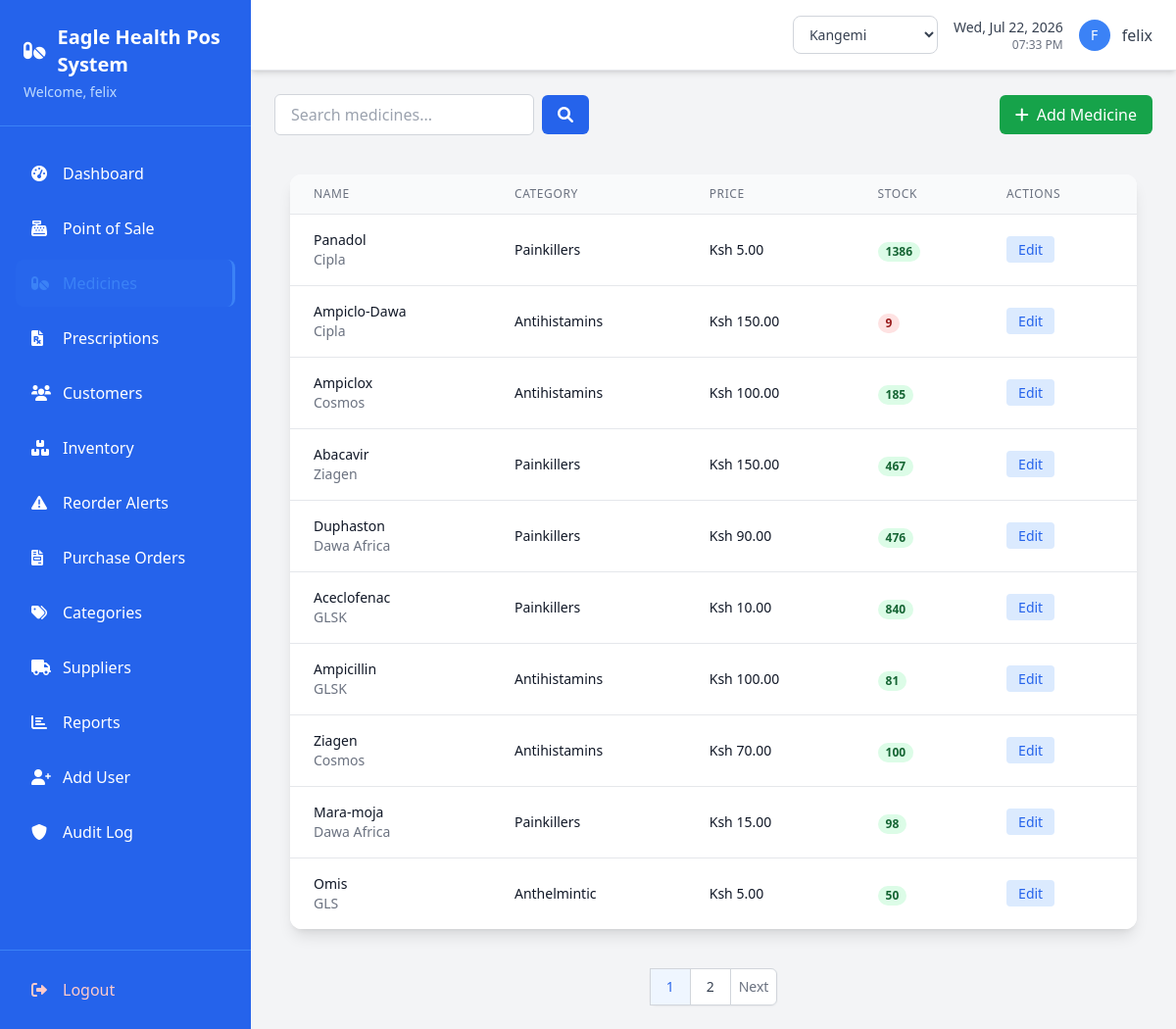
Screenshot of /medicines/ (signed in) with the database file from the repository.
### pos/models.py (models this page shows, shortened)
class Medicine(models.Model):
    name = models.CharField(max_length=100)
    category = models.ForeignKey(Category, on_delete=models.CASCADE)
    price = models.DecimalField(max_digits=10, decimal_places=2, validators=[MinValueValidator(Decimal('0.01'))])
    description = models.TextField(blank=True)
    manufacturer = models.CharField(max_length=100, blank=True)
    generic_name = models.CharField(max_length=150, blank=True, help_text="Clinical/active-ingredient name.")
    is_controlled_substance = models.BooleanField(default=False)
    barcode = models.CharField(max_length=50, blank=True, unique=True, null=True, help_text="Scannable SKU/barcode identifier.")
    is_active = models.BooleanField(default=True)
    created_at = models.DateTimeField(auto_now_add=True)
    updated_at = models.DateTimeField(auto_now=True)
    @property
    def total_quantity(self):
        return sum(inv.quantity for inv in self.inventory_set.all())

class Category(models.Model):
    name = models.CharField(max_length=50)
    description = models.TextField(blank=True)
    is_active = models.BooleanField(default=True)
    created_at = models.DateTimeField(auto_now_add=True)
    updated_at = models.DateTimeField(auto_now=True)
    class Meta:
        verbose_name_plural = "Categories"

class Inventory(models.Model):
    branch = models.ForeignKey(Branch, on_delete=models.PROTECT, related_name='inventory_items', null=True, blank=True)
    medicine = models.ForeignKey(Medicine, on_delete=models.CASCADE)
    quantity = models.IntegerField(validators=[MinValueValidator(0)])
    reorder_level = models.PositiveIntegerField(default=10, help_text="Triggers low-stock alert when quantity falls at or below this.")
    expiry_date = models.DateField()
    batch_number = models.CharField(max_length=50, blank=True)
    cost_price = models.DecimalField(max_digits=10, decimal_places=2, validators=[MinValueValidator(Decimal('0.01'))])
    created_at = models.DateTimeField(auto_now_add=True)
    updated_at = models.DateTimeField(auto_now=True)
    class Meta:
        verbose_name_plural = "Inventories"

### pos/views.py (the view)
# urls.py: path('medicines/', views.medicine_list, name='medicine_list'),
@login_required
def medicine_list(request):
    search_query = request.GET.get('search', '')
    medicines = Medicine.objects.filter(is_active=True)
    if search_query:
        medicines = medicines.filter(
            Q(name__icontains=search_query) |
            Q(category__name__icontains=search_query)
        )
    paginator = Paginator(medicines, 10)
    page = request.GET.get('page')
    medicines = paginator.get_page(page)
    return render(request, 'pos/medicine_list.html', {
        'medicines': medicines,
        'search_query': search_query
    })

### pos/context_processors.py (called while the page is built)
def branch_context(request):
    if not request.user.is_authenticated:
        return {}
    return {
        'branches': Branch.objects.filter(is_active=True) if getattr(request, 'is_branch_admin', False) else [],
        'active_branch': Branch.objects.filter(id=request.active_branch_id).first() if getattr(request, 'active_branch_id', None) else None,
    }

### pos/models.py (called while the page is built)
    def get_accessible_branches(self):
        if self.role == 'admin':
            return Branch.objects.filter(is_active=True)
        return Branch.objects.filter(id=self.branch_id, is_active=True) if self.branch_id else Branch.objects.none()

### templates/pos/medicine_list.html (shortened to what this page needs)
{% extends 'base.html' %}
{% block content %}
<div class="flex justify-between items-center mb-6">
    <div class="flex items-center space-x-4">
        <form method="get" class="flex items-center space-x-2">
            <input type="text" name="search" value="{{ search_query }}"
                   placeholder="Search medicines..."
                   class="px-4 py-2 border border-gray-300 rounded-md focus:outline-none focus:ring-2 focus:ring-blue-500">
            <button type="submit" class="bg-blue-600 text-white px-4 py-2 rounded-md hover:bg-blue-700">
                <i class="fas fa-search"></i>
            </button>
        </form>
    </div>
    <a href="{% url 'medicine_add' %}"
       class="bg-green-600 text-white px-4 py-2 rounded-md hover:bg-green-700 flex items-center">
        <i class="fas fa-plus mr-2"></i>
        Add Medicine
    </a>
</div>
<div class="max-w-5xl mx-auto p-4">
    <div class="bg-white rounded-xl shadow-lg overflow-hidden">
        <table class="min-w-full divide-y divide-gray-200">
            <thead class="bg-gray-50">
                <tr>
                    <th class="px-6 py-3 text-left text-xs font-medium text-gray-500 uppercase tracking-wider">Name</th>
                    <th class="px-6 py-3 text-left text-xs font-medium text-gray-500 uppercase tracking-wider">Category</th>
                    <th class="px-6 py-3 text-left text-xs font-medium text-gray-500 uppercase tracking-wider">Price</th>
                    <th class="px-6 py-3 text-left text-xs font-medium text-gray-500 uppercase tracking-wider">Stock</th>
                    <th class="px-6 py-3 text-left text-xs font-medium text-gray-500 uppercase tracking-wider">Actions</th>
                </tr>
            </thead>
            <tbody class="bg-white divide-y divide-gray-200">
                {% for medicine in medicines %}
                <tr>
                    <td class="px-6 py-4 whitespace-nowrap">
                        <div class="text-sm font-medium text-gray-900">{{ medicine.name }}</div>
                        <div class="text-sm text-gray-500">{{ medicine.manufacturer }}</div>
                    </td>
                    <td class="px-6 py-4 whitespace-nowrap text-sm text-gray-900">{{ medicine.category.name }}</td>
                    <td class="px-6 py-4 whitespace-nowrap text-sm text-gray-900">Ksh {{ medicine.price|floatformat:2 }}</td>
                    <td class="px-6 py-4 whitespace-nowrap">
                        <span class="px-2 inline-flex text-xs leading-5 font-semibold rounded-full
                               {% if medicine.total_quantity < 10 %}bg-red-100 text-red-800{% else %}bg-green-100 text-green-800{% endif %}">
                            {{ medicine.total_quantity }}
                        </span>
                    </td>
                    <td class="px-6 py-4 whitespace-nowrap text-sm font-medium">
                        <a href="{% url 'medicine_edit' medicine.pk %}"
                           class="text-blue-600 hover:text-blue-900 mr-3 bg-blue-100 px-3 py-1 rounded transition-colors">Edit</a>
                    </td>
                </tr>
                {% empty %}
                <tr>
                    <td colspan="5" class="px-6 py-4 text-center text-gray-500">No medicines found.</td>
                </tr>
                {% endfor %}
            </tbody>
        </table>
    </div>
</div>
{% if medicines.has_other_pages %}
<div class="flex justify-center mt-6">
    <nav class="relative z-0 inline-flex rounded-md shadow-sm -space-x-px">
        {% for num in medicines.paginator.page_range %}
        {% if medicines.number == num %}
        <span class="relative inline-flex items-center px-4 py-2 border border-gray-300 bg-blue-50 text-sm font-medium text-blue-600">
            {{ num }}
        </span>
        {% else %}
        <a href="?page={{ num }}{% if search_query %}&search={{ search_query }}{% endif %}"
           class="relative inline-flex items-center px-4 py-2 border border-gray-300 bg-white text-sm font-medium text-gray-700 hover:bg-gray-50">
            {{ num }}
        </a>
        {% endif %}
        {% endfor %}
        {% if medicines.has_next %}
        <a href="?page={{ medicines.next_page_number }}{% if search_query %}&search={{ search_query }}{% endif %}"
           class="relative inline-flex items-center px-2 py-2 rounded-r-md border border-gray-300 bg-white text-sm font-medium text-gray-500 hover:bg-gray-50">
            Next
        </a>
        {% endif %}
    </nav>
</div>
{% endif %}
{% endblock %}

### templates/base.html (shortened to what this page needs)
{% load crispy_forms_tags %}
<!doctype html>
<html lang="en">
  <head>
    <script src="https://cdn.tailwindcss.com"></script>
    <link
      rel="stylesheet"
      href="https://cdnjs.cloudflare.com/ajax/libs/font-awesome/6.0.0/css/all.min.css"
    />
  </head>
  <body class="bg-gray-100 font-sans">
    <div class="flex h-screen">
      <div class="bg-blue-600 text-white w-64 flex-shrink-0 flex flex-col">
        <div class="p-6 border-b border-blue-500">
          <h1 class="text-xl font-bold flex items-center">
            <i class="fas fa-pills mr-3"></i>
            Eagle Health Pos System
          </h1>
          <p class="text-blue-200 text-sm mt-1">
            Welcome, {{ user.first_name|default:user.username }}
          </p>
        </div>
        <nav class="flex-1 px-4 py-6 space-y-2">
          <a
            href="{% url 'dashboard' %}"
            class="flex items-center px-4 py-3 rounded-lg hover:bg-blue-700 transition-colors duration-200 {% if request.resolver_match.url_name == 'dashboard' %}sidebar-active{% endif %}"
          >
            <i class="fas fa-tachometer-alt w-5 mr-3"></i>
            <span>Dashboard</span>
          </a>
          <a
            href="{% url 'pos_sale' %}"
            class="flex items-center px-4 py-3 rounded-lg hover:bg-blue-700 transition-colors duration-200 {% if request.resolver_match.url_name == 'pos_sale' %}sidebar-active{% endif %}"
          >
            <i class="fas fa-cash-register w-5 mr-3"></i>
            <span>Point of Sale</span>
          </a>
          <a
            href="{% url 'medicine_list' %}"
            class="flex items-center px-4 py-3 rounded-lg hover:bg-blue-700 transition-colors duration-200 {% if 'medicine' in request.resolver_match.url_name %}sidebar-active{% endif %}"
          >
            <i class="fas fa-pills w-5 mr-3"></i>
            <span>Medicines</span>
          </a>
          <a
            href="{% url 'prescription_list' %}"
            class="flex items-center px-4 py-3 rounded-lg hover:bg-blue-700 transition-colors duration-200 {% if 'prescription' in request.resolver_match.url_name %}sidebar-active{% endif %}"
          >
            <i class="fas fa-file-prescription w-5 mr-3"></i>
            <span>Prescriptions</span>
          </a>
          <a
            href="{% url 'customer_list' %}"
            class="flex items-center px-4 py-3 rounded-lg hover:bg-blue-700 transition-colors duration-200 {% if 'customer' in request.resolver_match.url_name %}sidebar-active{% endif %}"
          >
            <i class="fas fa-users w-5 mr-3"></i>
            <span>Customers</span>
          </a>
          <a
            href="{% url 'inventory_list' %}"
            class="flex items-center px-4 py-3 rounded-lg hover:bg-blue-700 transition-colors duration-200 {% if 'inventory' in request.resolver_match.url_name %}sidebar-active{% endif %}"
          >
            <i class="fas fa-boxes w-5 mr-3"></i>
            <span>Inventory</span>
          </a>
          <a
            href="{% url 'reorder_alerts' %}"
            class="flex items-center px-4 py-3 rounded-lg hover:bg-blue-700 transition-colors duration-200 {% if 'reorder' in request.resolver_match.url_name %}sidebar-active{% endif %}"
          >
            <i class="fas fa-triangle-exclamation w-5 mr-3"></i>
            <span>Reorder Alerts</span>
          </a>
          <a
            href="{% url 'order_list' %}"
            class="flex items-center px-4 py-3 rounded-lg hover:bg-blue-700 transition-colors duration-200 {% if 'order' in request.resolver_match.url_name %}sidebar-active{% endif %}"
          >
            <i class="fas fa-file-invoice w-5 mr-3"></i>
            <span>Purchase Orders</span>
          </a>
          <a
            href="{% url 'category_list' %}"
            class="flex items-center px-4 py-3 rounded-lg hover:bg-blue-700 transition-colors duration-200 {% if 'categor' in request.resolver_match.url_name %}sidebar-active{% endif %}"
          >
            <i class="fas fa-tags w-5 mr-3"></i>
            <span>Categories</span>
          </a>
          <a
            href="{% url 'supplier_list' %}"
            class="flex items-center px-4 py-3 rounded-lg hover:bg-blue-700 transition-colors duration-200 {% if 'supplier' in request.resolver_match.url_name %}sidebar-active{% endif %}"
          >
            <i class="fas fa-truck w-5 mr-3"></i>
            <span>Suppliers</span>
          </a>
          <a
            href="{% url 'sales_report' %}"
            class="flex items-center px-4 py-3 rounded-lg hover:bg-blue-700 transition-colors duration-200 {% if 'report' in request.resolver_match.url_name %}sidebar-active{% endif %}"
          >
            <i class="fas fa-chart-bar w-5 mr-3"></i>
            <span>Reports</span>
          </a>
          <a
            href="{% url 'add_user' %}"
            class="flex items-center px-4 py-3 rounded-lg hover:bg-blue-700 transition-colors duration-200 {% if request.resolver_match.url_name == 'add_user' %}sidebar-active{% endif %}"
          >
            <i class="fas fa-user-plus w-5 mr-3"></i>
            <span>Add User</span>
          </a>
          {% if user.profile.role == 'admin' %}
          <a
            href="{% url 'audit_log_list' %}"
            class="flex items-center px-4 py-3 rounded-lg hover:bg-blue-700 transition-colors duration-200 {% if request.resolver_match.url_name == 'audit_log_list' %}sidebar-active{% endif %}"
          >
            <i class="fas fa-shield-alt w-5 mr-3"></i>
            <span>Audit Log</span>
          </a>
          {% endif %}
        </nav>
        <div class="p-4 border-t border-blue-500">
          <a
            href="{% url 'login' %}"
            class="flex items-center px-4 py-3 rounded-lg hover:bg-red-600 transition-colors duration-200 text-red-200 hover:text-white"
          >
            <i class="fas fa-sign-out-alt w-5 mr-3"></i>
            <span>Logout</span>
          </a>
        </div>
      </div>
      <div class="flex-1 flex flex-col overflow-hidden">
<header class="bg-white shadow-md border-b border-gray-200 px-6 py-4">
  <div class="flex justify-between items-center">
    <div class="flex items-center space-x-4">
      {% if user.profile.role == 'admin' %}
      <div class="relative">
        <select
          onchange="window.location.href=this.value"
          class="border border-gray-300 rounded-lg px-3 py-2 text-sm font-medium text-gray-700 bg-white hover:border-blue-400 focus:outline-none focus:ring-2 focus:ring-blue-400"
        >
          {% for b in branches %}
            <option value="{% url 'switch_branch' b.id %}" {% if active_branch.id == b.id %}selected{% endif %}>
              {{ b.name }}
            </option>
          {% endfor %}
        </select>
      </div>
      {% elif active_branch %}
      <div class="flex items-center px-3 py-2 bg-blue-50 border border-blue-200 rounded-lg">
        <i class="fas fa-store text-blue-500 mr-2 text-sm"></i>
        <span class="text-sm font-medium text-blue-700">{{ active_branch.name }}</span>
      </div>
      {% endif %}
      <div class="text-right">
        <p
          class="text-sm font-medium text-gray-700"
          id="current-date"
        ></p>
        <p class="text-xs text-gray-500" id="current-time"></p>
      </div>
      <div class="flex items-center space-x-3">
        <div
          class="w-8 h-8 bg-blue-500 rounded-full flex items-center justify-center"
        >
          <span class="text-white font-medium text-sm">
            {{ user.first_name.0|default:user.username.0|upper }}
          </span>
        </div>
        <span class="text-gray-700 font-medium"
          >{{ user.first_name|default:user.username }}</span
        >
      </div>
    </div>
  </div>
</header>
        <main class="flex-1 overflow-auto p-6">
           {% block content %}{% endblock %}
        </main>
      </div>
    </div>
  </body>
</html>

### templates/base.html (style rules this page uses)
.sidebar-active { background-color: rgba(59, 130, 246, 0.1); border-right: 3px solid #3b82f6; }
.sidebar-active i, .sidebar-active span { color: #3b82f6; }

### rows the page displays
Medicine: name "Panadol", manufacturer "Cipla", category.name "Painkillers", price "5.00", total_quantity "1386"
Medicine: name "Ampiclo-Dawa", manufacturer "Cipla", category.name "Antihistamins", price "150.00", total_quantity "9"
Medicine: name "Ampiclox", manufacturer "Cosmos", category.name "Antihistamins", price "100.00", total_quantity "185"
Medicine: name "Abacavir", manufacturer "Ziagen", category.name "Painkillers", price "150.00", total_quantity "467"
Medicine: name "Duphaston", manufacturer "Dawa Africa", category.name "Painkillers", price "90.00", total_quantity "476"
Medicine: name "Aceclofenac", manufacturer "GLSK", category.name "Painkillers", price "10.00", total_quantity "840"
Medicine: name "Ampicillin", manufacturer "GLSK", category.name "Antihistamins", price "100.00", total_quantity "81"
Medicine: name "Ziagen", manufacturer "Cosmos", category.name "Antihistamins", price "70.00", total_quantity "100"
Medicine: name "Mara-moja", manufacturer "Dawa Africa", category.name "Painkillers", price "15.00", total_quantity "98"
Medicine: name "Omis", manufacturer "GLS", category.name "Anthelmintic", price "5.00", total_quantity "50"

### other values shown
{{ user.first_name|default:user.username }} "felix"
{{ user.first_name.0|default:user.username.0|upper }} "F"
{{ num }} "1"
{{ num }} "2"
form field value "Kangemi"
